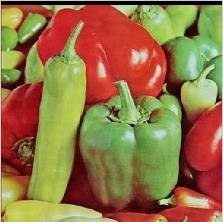
#> input picture images/pepper.jpg, 223 x 222 px; its folder holds only this picture in this run
$ python -i denoise.py   (imports and definitions only)
#> lines starting #> are read from the running program, lines starting #| are printed output that depends on the picture
#> further down, picture is the input picture: shape (222, 223, 3); mean B, G, R 67.6, 114.4, 147.2
### dip/transforms/color.py
"""
Color Space Conversion Operations

การแปลง color space ต่างๆ เช่น grayscale, BGR, RGB, HSV
"""

import cv2 as cv
import numpy as np
from typing import Tuple


def to_grayscale(image: np.ndarray) -> np.ndarray:
    """
    แปลงภาพเป็น grayscale

    Args:
        image: Input image (BGR, BGRA, or already grayscale)

    Returns:
        Grayscale image
    """
    if len(image.shape) == 2:
        return image.copy()
    if len(image.shape) == 3:
        if image.shape[2] == 4:  # BGRA
            return cv.cvtColor(image, cv.COLOR_BGRA2GRAY)
        return cv.cvtColor(image, cv.COLOR_BGR2GRAY)
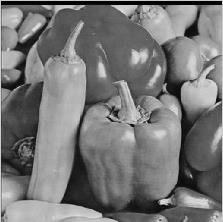
#> returned value: shape (222, 223); min 0, max 241, mean 118.8
    return image.copy()


# [84 lines left out: functions to_bgr, to_rgb, to_hsv, to_lab, split_channels, merge_channels, not called in this run]


__all__ = [
    'to_grayscale',
    'to_bgr',
    'to_rgb',
    'to_hsv',
    'to_lab',
    'split_channels',
    'merge_channels',
]

### dip/enhancement/denoise.py
"""
Denoising Operations

การลด noise จากภาพ
"""

import cv2 as cv
import numpy as np
from typing import Tuple

from ..transforms.color import to_grayscale


# [163 lines left out: functions non_local_means_denoising, non_local_means_colored, remove_salt_pepper_noise, denoise_morphological, denoise_bilateral, denoise_gaussian and 1 more, not called in this run]


def richardson_lucy_deblur(
    image: np.ndarray,
    iterations: int = 15,
    psf_size: int = 5
) -> np.ndarray:
    """
    Richardson-Lucy deconvolution for deblurring

    Args:
        image: Input grayscale image
        iterations: Number of iterations
        psf_size: Point spread function size

    Returns:
        Deblurred image
    """
    gray = to_grayscale(image)

    # Create uniform PSF
    psf = np.ones((psf_size, psf_size), dtype=np.float32)
    psf /= psf.sum()
    psf_mirror = psf[::-1, ::-1]

    EPS = 1e-6
    img = gray.astype(np.float32) / 255.0 + EPS
    estimate = np.full_like(img, 0.5)

    for _ in range(iterations):
        conv_estimate = cv.filter2D(estimate, -1, psf, borderType=cv.BORDER_REPLICATE)
        relative_blur = img / (conv_estimate + EPS)
        estimate = estimate * cv.filter2D(relative_blur, -1, psf_mirror, borderType=cv.BORDER_REPLICATE)
        estimate = estimate.clip(0.0, 1.0)
#> this loop made 15 passes
#> pass 1, in richardson_lucy_deblur, `estimate = estimate * cv.filter2D(relative_blur, -1, psf_mirror, borde..`:
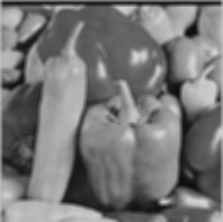
#> estimate: shape (222, 223) float32; min 0.0527, max 0.838, mean 0.467
#> pass 2, in richardson_lucy_deblur, `relative_blur = img / (conv_estimate + EPS)`:
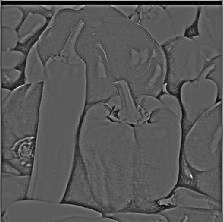
#> relative_blur: shape (222, 223) float32; min 2.65e-06, max 2.78, mean 0.974; drawn with min black and max white
#> after the loop:
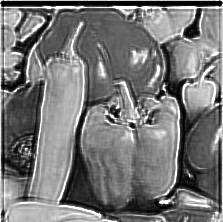
#> estimate: shape (222, 223) float32; min 2.47e-07, max 1, mean 0.465
#> after the loop:
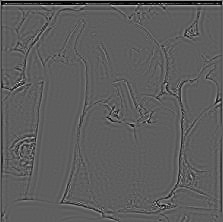
#> relative_blur: shape (222, 223) float32; min 2.99e-06, max 2.68, mean 0.99; drawn with min black and max white

    return cv.normalize(estimate, None, 0, 255, cv.NORM_MINMAX).astype(np.uint8)


__all__ = [
    'non_local_means_denoising',
    'non_local_means_colored',
    'remove_salt_pepper_noise',
    'denoise_morphological',
    'denoise_bilateral',
    'denoise_gaussian',
    'anisotropic_diffusion',
    'richardson_lucy_deblur',
]

>>> import cv2
>>> picture = cv2.imread('../../images/pepper.jpg')
>>> result = richardson_lucy_deblur(picture)

$ run again, on images/sailboat.jpg
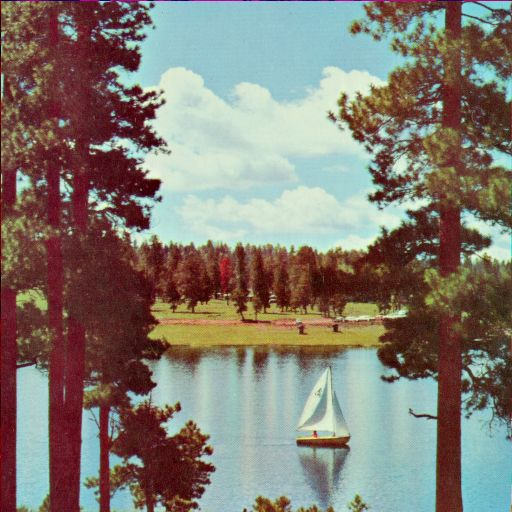
#> input picture images/sailboat.jpg, 512 x 512 px
#> picture is the input picture: shape (512, 512, 3); mean B, G, R 114.9, 124.3, 131
#> after the loop in richardson_lucy_deblur, `for _ in range(iterations):`:
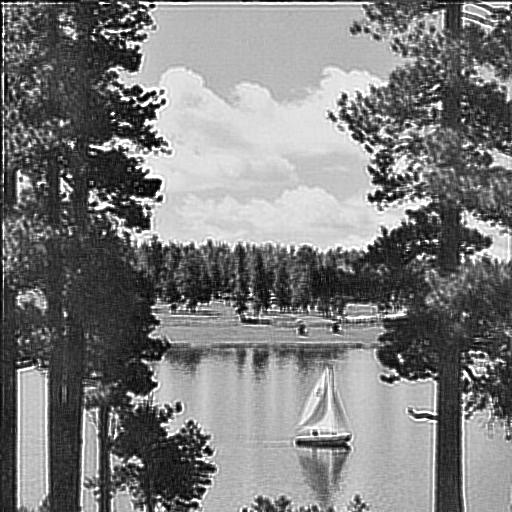
#> estimate: shape (512, 512) float32; min 0.00169, max 1, mean 0.491
#> after the loop in richardson_lucy_deblur, `for _ in range(iterations):`:
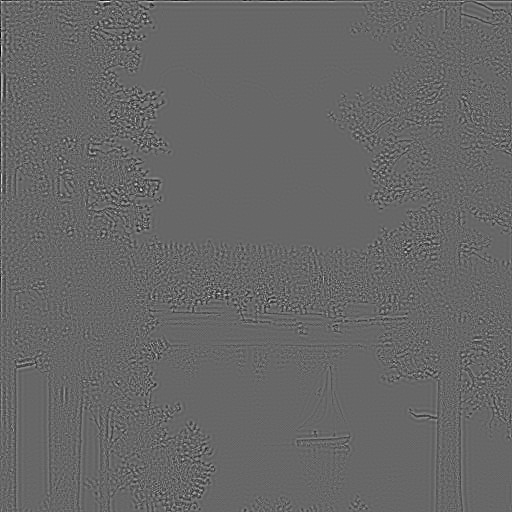
#> relative_blur: shape (512, 512) float32; min 0.0903, max 2.33, mean 0.999; drawn with min black and max white
